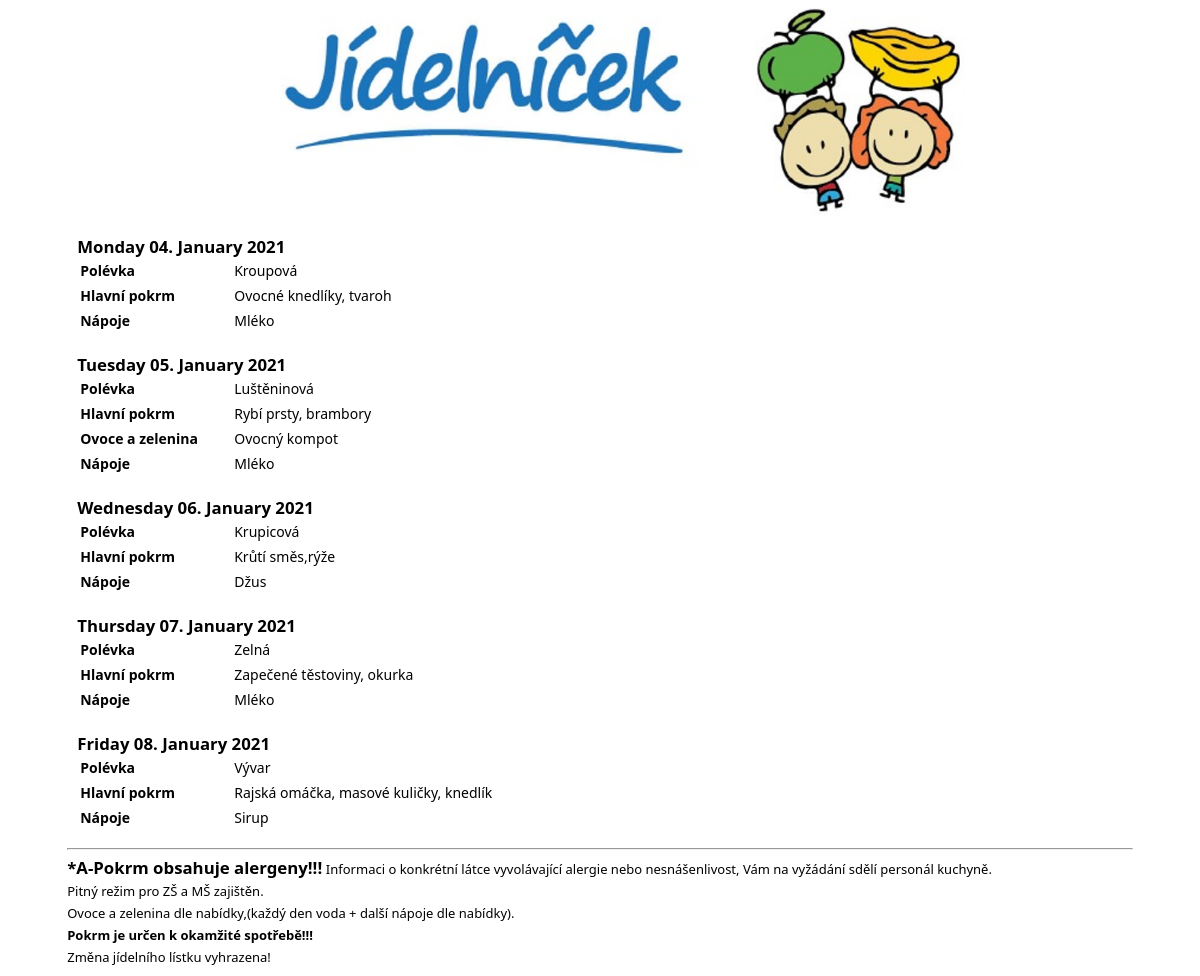
The page /schoolCanteenMenu.php on the database its author committed.
### tables this page shows
CREATE TABLE IF NOT EXISTS `2020_MENU` (
  `ID` int(11) NOT NULL AUTO_INCREMENT,
  `DAY` varchar(50) NOT NULL,
  `SOUP` varchar(255) NOT NULL,
  `MAIN_MEAL` varchar(255) NOT NULL,
  `DESSERT` varchar(255) NOT NULL,
  `DRINKS` varchar(255) NOT NULL,
  PRIMARY KEY (`ID`)
);

CREATE TABLE IF NOT EXISTS `2020_OTHERS` (
  `ID` int(11) NOT NULL AUTO_INCREMENT,
  `NAME` varchar(100) NOT NULL,
  PRIMARY KEY (`ID`)
);

### schoolCanteenMenu.php (the view, shortened to what this page needs)
<?php
require 'inc/db.php';
$query = $db->query('SELECT * FROM 2020_MENU')->fetchAll(PDO::FETCH_ASSOC);
?>
<!DOCTYPE html>
<html lang="cs">
<?php
include 'inc/headCanteen.php';
?>
<body>
<main class="jidelniListekMenu">
    <div class="container">
        <img class="center" alt="jidelní lístek" src="img/listek.png">
        <?php foreach ($query as $recordQuery) {
            $day = $db->query('SELECT NAME FROM 2020_OTHERS WHERE ID=3')->fetchColumn();
            $date = date_create($day);
            echo '<div class="newItemMenu">';
            echo '<div class="important day">';
            switch ($recordQuery['DAY']) {
                case'Pondělí':
                    break;
                case'Úterý':
                    date_add($date, date_interval_create_from_date_string("1 days"));
                    break;
                case'Středa':
                    date_add($date, date_interval_create_from_date_string("2 days"));
                    break;
                case'Čtvrtek':
                    date_add($date, date_interval_create_from_date_string("3 days"));
                    break;
                case'Pátek':
                    date_add($date, date_interval_create_from_date_string("4 days"));
                    break;
            }
            $dayMonth = date_format($date, "Y-m-d");
            echo strftime('%A', strtotime($dayMonth)) . ' ' . strftime('%d. %B %G', strtotime($dayMonth));
            echo '</div>';
            echo '<div>';
            echo '<table>';
            echo !empty($recordQuery['SOUP']) ? ('<tr>' . '<td class="important">' . 'Polévka' . '</td>' . '<td>' . $recordQuery['SOUP'] . '</td>' . '</tr>') : '';
            echo !empty($recordQuery['MAIN_MEAL']) ? ('<tr>' . '<td class="important">' . 'Hlavní pokrm' . '</td>' . '<td>' . $recordQuery['MAIN_MEAL'] . '</td>' . '</tr>') : '';
            echo !empty($recordQuery['DESSERT']) ? ('<tr>' . '<td class="important">' . 'Ovoce a zelenina' . '</td>' . '<td>' . $recordQuery['DESSERT'] . '</td>' . '</tr>') : '';
            echo !empty($recordQuery['DRINKS']) ? ('<tr>' . '<td class="important">' . 'Nápoje' . '</td>' . '<td>' . $recordQuery['DRINKS'] . '</td>' . '</tr>') : '';
            echo '</table>';
            echo '</div>';
            echo '</div>';
        } ?>
        <hr>
        <span style="font-weight: bold;font-size: larger">*A-Pokrm obsahuje alergeny!!!</span> <span
                style="font-size: small">Informaci o konkrétní látce vyvolávající alergie nebo nesnášenlivost, Vám na vyžádání sdělí personál kuchyně.<br>
    Pitný režim pro ZŠ a MŠ zajištěn.<br>
    Ovoce a zelenina dle nabídky,(každý den voda + další nápoje dle nabídky).<br>
        <strong>Pokrm je určen k okamžité spotřebě!!!</strong><br>
        Změna jídelního lístku vyhrazena!</span>
    </div>
</main>
</body>
</html>

### inc/headCanteen.php (style rules this page uses)
body { font: 14px/21px "Segoe UI", Helvetica, Arial, sans-serif; }
img { width: 750px; }
.container { width: 90%; margin: 0 auto; }
.important { font-weight: bold; width: 150px; }
.day { font-size: larger; width: 300px; }
.center { display: block; margin-left: auto; margin-right: auto; }
.newItemMenu { padding: 10px; }

### rows shown on the page
2020_menu: 2020_others.NAME "Monday", 2020_others.NAME "04. January 2021", SOUP "Kroupová", MAIN_MEAL "Ovocné knedlíky, tvaroh", DRINKS "Mléko"
2020_menu: 2020_others.NAME "Tuesday", 2020_others.NAME "05. January 2021", SOUP "Luštěninová", MAIN_MEAL "Rybí prsty, brambory", DESSERT "Ovocný kompot", DRINKS "Mléko"
2020_menu: 2020_others.NAME "Wednesday", 2020_others.NAME "06. January 2021", SOUP "Krupicová", MAIN_MEAL "Krůtí směs,rýže", DRINKS "Džus"
2020_menu: 2020_others.NAME "Thursday", 2020_others.NAME "07. January 2021", SOUP "Zelná", MAIN_MEAL "Zapečené těstoviny, okurka", DRINKS "Mléko"
2020_menu: 2020_others.NAME "Friday", 2020_others.NAME "08. January 2021", SOUP "Vývar", MAIN_MEAL "Rajská omáčka, masové kuličky, knedlík", DRINKS "Sirup"
